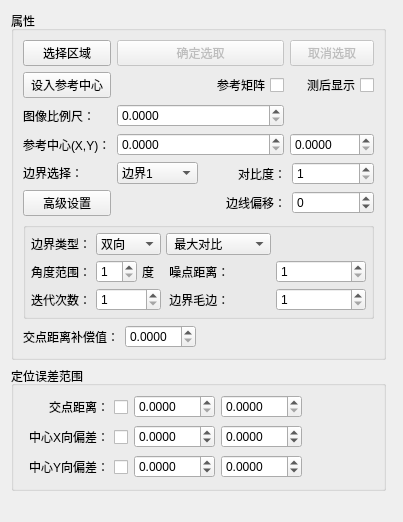
<?xml version="1.0" encoding="UTF-8"?>
<ui version="4.0">
 <class>edgeInterWdg</class>
 <widget class="QWidget" name="edgeInterWdg">
  <property name="geometry">
   <rect>
    <x>0</x>
    <y>0</y>
    <width>403</width>
    <height>522</height>
   </rect>
  </property>
  <property name="windowTitle">
   <string>edgeInterWdg</string>
  </property>
  <layout class="QGridLayout" name="gridLayout_4">
   <item row="0" column="0">
    <widget class="QGroupBox" name="groupBox">
     <property name="title">
      <string>属性</string>
     </property>
     <layout class="QGridLayout" name="gridLayout_3">
      <item row="0" column="0">
       <widget class="QPushButton" name="bt_selectRoi">
        <property name="text">
         <string>选择区域</string>
        </property>
        <property name="checkable">
         <bool>false</bool>
        </property>
       </widget>
      </item>
      <item row="0" column="1" colspan="2">
       <widget class="QPushButton" name="bt_ok">
        <property name="enabled">
         <bool>false</bool>
        </property>
        <property name="text">
         <string>确定选取</string>
        </property>
       </widget>
      </item>
      <item row="0" column="3">
       <widget class="QPushButton" name="bt_cancel">
        <property name="enabled">
         <bool>false</bool>
        </property>
        <property name="text">
         <string>取消选取</string>
        </property>
       </widget>
      </item>
      <item row="1" column="0">
       <widget class="QPushButton" name="bt_setOrigin">
        <property name="text">
         <string>设入参考中心</string>
        </property>
       </widget>
      </item>
      <item row="1" column="1" colspan="2">
       <widget class="QCheckBox" name="cb_refer">
        <property name="layoutDirection">
         <enum>Qt::RightToLeft</enum>
        </property>
        <property name="text">
         <string>参考矩阵</string>
        </property>
       </widget>
      </item>
      <item row="1" column="3">
       <widget class="QCheckBox" name="cb_showRegionAfterDet">
        <property name="layoutDirection">
         <enum>Qt::RightToLeft</enum>
        </property>
        <property name="text">
         <string>测后显示</string>
        </property>
       </widget>
      </item>
      <item row="2" column="0">
       <widget class="QLabel" name="label">
        <property name="text">
         <string>图像比例尺：</string>
        </property>
       </widget>
      </item>
      <item row="2" column="1" colspan="2">
       <widget class="QDoubleSpinBox" name="dsp_pixelSize">
        <property name="decimals">
         <number>4</number>
        </property>
        <property name="maximum">
         <double>10.000000000000000</double>
        </property>
       </widget>
      </item>
      <item row="3" column="0">
       <widget class="QLabel" name="label_3">
        <property name="text">
         <string>参考中心(X,Y)：</string>
        </property>
       </widget>
      </item>
      <item row="3" column="1" colspan="2">
       <widget class="QDoubleSpinBox" name="dsp_X">
        <property name="decimals">
         <number>4</number>
        </property>
        <property name="maximum">
         <double>9999.000000000000000</double>
        </property>
       </widget>
      </item>
      <item row="3" column="3">
       <widget class="QDoubleSpinBox" name="dsp_Y">
        <property name="decimals">
         <number>4</number>
        </property>
        <property name="maximum">
         <double>9999.000000000000000</double>
        </property>
       </widget>
      </item>
      <item row="4" column="0">
       <widget class="QLabel" name="label_25">
        <property name="text">
         <string>边界选择：</string>
        </property>
       </widget>
      </item>
      <item row="4" column="1">
       <widget class="QComboBox" name="cob_edgeIndex">
        <item>
         <property name="text">
          <string>边界1</string>
         </property>
        </item>
        <item>
         <property name="text">
          <string>边界2</string>
         </property>
        </item>
        <item>
         <property name="text">
          <string>边界3</string>
         </property>
        </item>
       </widget>
      </item>
      <item row="4" column="2" rowspan="2" colspan="2">
       <layout class="QGridLayout" name="gridLayout_2">
        <item row="0" column="0">
         <widget class="QLabel" name="label_24">
          <property name="text">
           <string>对比度：</string>
          </property>
          <property name="alignment">
           <set>Qt::AlignRight|Qt::AlignTrailing|Qt::AlignVCenter</set>
          </property>
         </widget>
        </item>
        <item row="0" column="1">
         <widget class="QSpinBox" name="sp_gradient">
          <property name="minimum">
           <number>1</number>
          </property>
          <property name="maximum">
           <number>255</number>
          </property>
         </widget>
        </item>
        <item row="1" column="0">
         <widget class="QLabel" name="label_39">
          <property name="text">
           <string> 边线偏移：</string>
          </property>
          <property name="alignment">
           <set>Qt::AlignRight|Qt::AlignTrailing|Qt::AlignVCenter</set>
          </property>
         </widget>
        </item>
        <item row="1" column="1">
         <widget class="QSpinBox" name="sp_lineOffset">
          <property name="buttonSymbols">
           <enum>QAbstractSpinBox::UpDownArrows</enum>
          </property>
          <property name="minimum">
           <number>-99</number>
          </property>
         </widget>
        </item>
       </layout>
      </item>
      <item row="5" column="0">
       <widget class="QPushButton" name="bt_advance">
        <property name="text">
         <string>高级设置</string>
        </property>
        <property name="checkable">
         <bool>true</bool>
        </property>
       </widget>
      </item>
      <item row="6" column="0" colspan="4">
       <widget class="QGroupBox" name="grp_advance">
        <property name="title">
         <string/>
        </property>
        <layout class="QGridLayout" name="gridLayout">
         <property name="leftMargin">
          <number>5</number>
         </property>
         <property name="topMargin">
          <number>5</number>
         </property>
         <property name="rightMargin">
          <number>5</number>
         </property>
         <property name="bottomMargin">
          <number>5</number>
         </property>
         <property name="spacing">
          <number>5</number>
         </property>
         <item row="0" column="0">
          <widget class="QLabel" name="label_34">
           <property name="text">
            <string>边界类型：</string>
           </property>
          </widget>
         </item>
         <item row="1" column="0">
          <widget class="QLabel" name="label_35">
           <property name="text">
            <string>角度范围：</string>
           </property>
          </widget>
         </item>
         <item row="1" column="1">
          <layout class="QHBoxLayout" name="horizontalLayout_6">
           <item>
            <widget class="QSpinBox" name="sp_degRange">
             <property name="minimum">
              <number>1</number>
             </property>
            </widget>
           </item>
           <item>
            <widget class="QLabel" name="label_36">
             <property name="text">
              <string>度</string>
             </property>
            </widget>
           </item>
          </layout>
         </item>
         <item row="1" column="2">
          <widget class="QLabel" name="label_37">
           <property name="text">
            <string> 噪点距离：</string>
           </property>
          </widget>
         </item>
         <item row="2" column="0">
          <widget class="QLabel" name="label_38">
           <property name="text">
            <string>迭代次数：</string>
           </property>
          </widget>
         </item>
         <item row="2" column="1">
          <widget class="QSpinBox" name="sp_iteratNum">
           <property name="minimum">
            <number>1</number>
           </property>
          </widget>
         </item>
         <item row="2" column="2">
          <widget class="QLabel" name="label_33">
           <property name="text">
            <string> 边界毛边：</string>
           </property>
          </widget>
         </item>
         <item row="2" column="3" colspan="2">
          <widget class="QSpinBox" name="sp_step">
           <property name="minimum">
            <number>1</number>
           </property>
           <property name="maximum">
            <number>10</number>
           </property>
          </widget>
         </item>
         <item row="1" column="3" colspan="2">
          <widget class="QSpinBox" name="sp_rmDist">
           <property name="minimum">
            <number>1</number>
           </property>
          </widget>
         </item>
         <item row="0" column="1">
          <widget class="QComboBox" name="cob_pol">
           <item>
            <property name="text">
             <string>双向</string>
            </property>
           </item>
           <item>
            <property name="text">
             <string>黑到白</string>
            </property>
           </item>
           <item>
            <property name="text">
             <string>白到黑</string>
            </property>
           </item>
          </widget>
         </item>
         <item row="0" column="2">
          <widget class="QComboBox" name="cob_first">
           <property name="minimumSize">
            <size>
             <width>105</width>
             <height>0</height>
            </size>
           </property>
           <item>
            <property name="text">
             <string> 最大对比</string>
            </property>
           </item>
           <item>
            <property name="text">
             <string> 第一条</string>
            </property>
           </item>
          </widget>
         </item>
        </layout>
       </widget>
      </item>
      <item row="7" column="0" colspan="4">
       <layout class="QHBoxLayout" name="horizontalLayout_2">
        <item>
         <widget class="QLabel" name="label_2">
          <property name="text">
           <string>交点距离补偿值：</string>
          </property>
         </widget>
        </item>
        <item>
         <widget class="QDoubleSpinBox" name="dsp_offset">
          <property name="decimals">
           <number>4</number>
          </property>
          <property name="maximum">
           <double>10.000000000000000</double>
          </property>
         </widget>
        </item>
        <item>
         <spacer name="horizontalSpacer">
          <property name="orientation">
           <enum>Qt::Horizontal</enum>
          </property>
          <property name="sizeHint" stdset="0">
           <size>
            <width>40</width>
            <height>20</height>
           </size>
          </property>
         </spacer>
        </item>
       </layout>
      </item>
     </layout>
    </widget>
   </item>
   <item row="0" column="1">
    <spacer name="horizontalSpacer_2">
     <property name="orientation">
      <enum>Qt::Horizontal</enum>
     </property>
     <property name="sizeHint" stdset="0">
      <size>
       <width>40</width>
       <height>20</height>
      </size>
     </property>
    </spacer>
   </item>
   <item row="1" column="0">
    <widget class="QGroupBox" name="groupBox_6">
     <property name="title">
      <string>定位误差范围</string>
     </property>
     <layout class="QGridLayout" name="gridLayout_7">
      <item row="2" column="0">
       <widget class="QCheckBox" name="cb_errY">
        <property name="layoutDirection">
         <enum>Qt::RightToLeft</enum>
        </property>
        <property name="text">
         <string>中心Y向偏差：</string>
        </property>
       </widget>
      </item>
      <item row="2" column="1">
       <widget class="QDoubleSpinBox" name="dsp_errYMin">
        <property name="enabled">
         <bool>true</bool>
        </property>
        <property name="buttonSymbols">
         <enum>QAbstractSpinBox::UpDownArrows</enum>
        </property>
        <property name="decimals">
         <number>4</number>
        </property>
        <property name="minimum">
         <double>-999.000000000000000</double>
        </property>
        <property name="maximum">
         <double>999.990000000000009</double>
        </property>
       </widget>
      </item>
      <item row="2" column="2">
       <widget class="QDoubleSpinBox" name="dsp_errYMax">
        <property name="enabled">
         <bool>true</bool>
        </property>
        <property name="buttonSymbols">
         <enum>QAbstractSpinBox::UpDownArrows</enum>
        </property>
        <property name="decimals">
         <number>4</number>
        </property>
        <property name="minimum">
         <double>-999.000000000000000</double>
        </property>
        <property name="maximum">
         <double>999.990000000000009</double>
        </property>
       </widget>
      </item>
      <item row="0" column="1">
       <widget class="QDoubleSpinBox" name="dsp_errInterMin">
        <property name="enabled">
         <bool>true</bool>
        </property>
        <property name="buttonSymbols">
         <enum>QAbstractSpinBox::UpDownArrows</enum>
        </property>
        <property name="decimals">
         <number>4</number>
        </property>
        <property name="maximum">
         <double>999.990000000000009</double>
        </property>
       </widget>
      </item>
      <item row="0" column="0">
       <widget class="QCheckBox" name="cb_errInter">
        <property name="layoutDirection">
         <enum>Qt::RightToLeft</enum>
        </property>
        <property name="text">
         <string>交点距离：</string>
        </property>
       </widget>
      </item>
      <item row="0" column="3">
       <spacer name="horizontalSpacer_7">
        <property name="orientation">
         <enum>Qt::Horizontal</enum>
        </property>
        <property name="sizeHint" stdset="0">
         <size>
          <width>107</width>
          <height>20</height>
         </size>
        </property>
       </spacer>
      </item>
      <item row="0" column="2">
       <widget class="QDoubleSpinBox" name="dsp_errInterMax">
        <property name="enabled">
         <bool>true</bool>
        </property>
        <property name="buttonSymbols">
         <enum>QAbstractSpinBox::UpDownArrows</enum>
        </property>
        <property name="decimals">
         <number>4</number>
        </property>
        <property name="maximum">
         <double>999.990000000000009</double>
        </property>
       </widget>
      </item>
      <item row="1" column="0">
       <widget class="QCheckBox" name="cb_errX">
        <property name="layoutDirection">
         <enum>Qt::RightToLeft</enum>
        </property>
        <property name="text">
         <string>中心X向偏差：</string>
        </property>
       </widget>
      </item>
      <item row="1" column="1">
       <widget class="QDoubleSpinBox" name="dsp_errXMin">
        <property name="enabled">
         <bool>true</bool>
        </property>
        <property name="buttonSymbols">
         <enum>QAbstractSpinBox::UpDownArrows</enum>
        </property>
        <property name="decimals">
         <number>4</number>
        </property>
        <property name="minimum">
         <double>-999.000000000000000</double>
        </property>
        <property name="maximum">
         <double>999.990000000000009</double>
        </property>
       </widget>
      </item>
      <item row="1" column="2">
       <widget class="QDoubleSpinBox" name="dsp_errXMax">
        <property name="enabled">
         <bool>true</bool>
        </property>
        <property name="buttonSymbols">
         <enum>QAbstractSpinBox::UpDownArrows</enum>
        </property>
        <property name="decimals">
         <number>4</number>
        </property>
        <property name="minimum">
         <double>-999.000000000000000</double>
        </property>
        <property name="maximum">
         <double>999.990000000000009</double>
        </property>
       </widget>
      </item>
     </layout>
    </widget>
   </item>
   <item row="2" column="0">
    <spacer name="verticalSpacer">
     <property name="orientation">
      <enum>Qt::Vertical</enum>
     </property>
     <property name="sizeHint" stdset="0">
      <size>
       <width>20</width>
       <height>18</height>
      </size>
     </property>
    </spacer>
   </item>
  </layout>
 </widget>
 <resources/>
 <connections/>
</ui>
